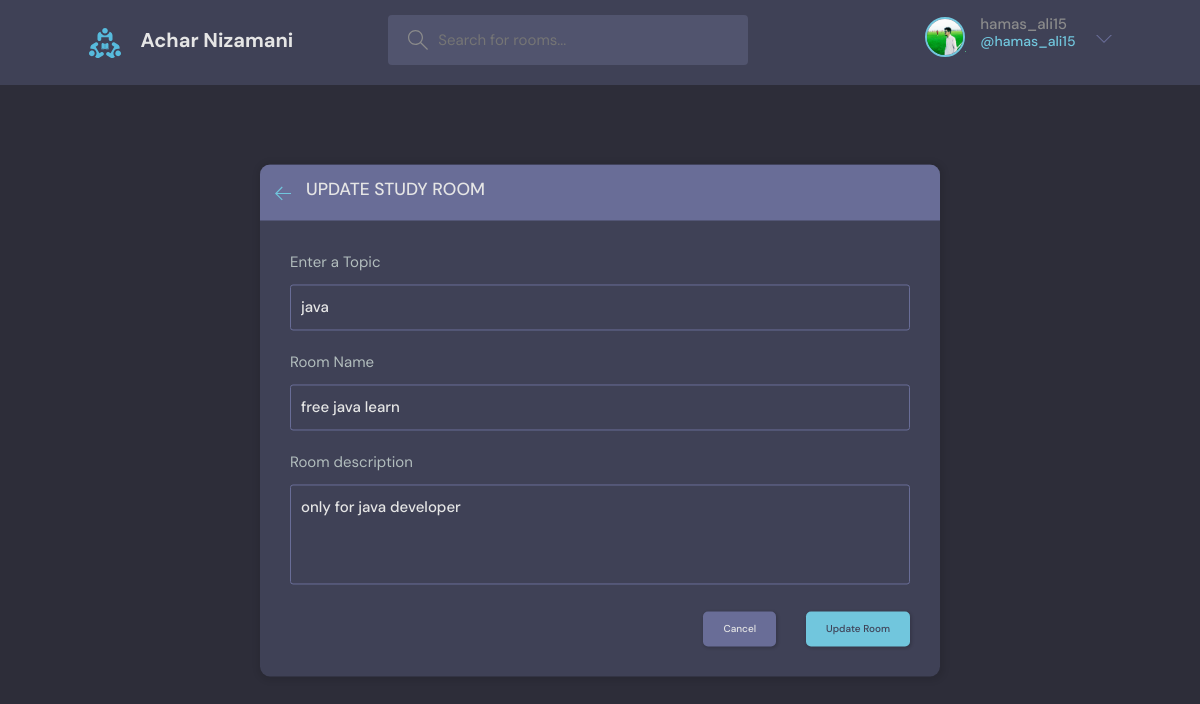
Screenshot of /Update-room/2/ (signed in) with the database file from the repository.
### base/models.py (models this page shows, shortened)
class User(AbstractUser):
    name=models.CharField(max_length=50 ,null=True)
    username=models.CharField(unique=True,max_length=50 ,null=True)
    email=models.EmailField(unique=True, null=True)
    bio=models.TextField(null=True)
    avtar=models.ImageField(null=True, default='avatar.svg')
    USERNAME_FIELD='email'
    REQUIRED_FIELDS=['username']

class Room(models.Model):
    host = models.ForeignKey(User, on_delete=models.SET_NULL, null=True)
    topic = models.ForeignKey(Topic, on_delete=models.SET_NULL, null=True)
    name = models.CharField(max_length=200)
    admin = models.CharField(max_length=200)
    description = models.TextField(null=True, blank=True)
    participents = models.ManyToManyField(User, related_name='participents', blank=True)
    updated = models.DateTimeField(auto_now=True)
    created = models.DateTimeField(auto_now_add=True)
    class Meta:
        ordering = ['-updated', '-created']

class Topic(models.Model):
    name=models.CharField(max_length=200)

### base/views.py (the view, shortened to what this page needs)
# urls.py: path('Update-room/<str:pk>/', views.Updateroom, name="Update-room"),
@login_required(login_url='login')
def Updateroom(request,pk):
    x="update"
    room=Room.objects.get(id=pk)
    topics=Topic.objects.all()
    form=RoomForm(instance=room)
    if request.user != room.host:
        return HttpResponse('sorry your are not allowed')
    context={'form':form,'topics' : topics,'room':room , 'page':x}
    return render(request, 'base/room_form.html',context)

### base/forms.py
class RoomForm(ModelForm):
    class Meta:
        model = Room
        fields = '__all__'
        exclude = ['host','admin']

### base/templates/base/room_form.html (shortened to what this page needs)
{% extends 'main_template.html' %}
{% block content %}
  <main class="create-room layout">
    <div class="container">
      <div class="layout__box">
        <div class="layout__boxHeader">
          <div class="layout__boxTitle">
            <a href="{% url 'home' %}">
              <svg version="1.1" xmlns="http://www.w3.org/2000/svg" width="32" height="32" viewBox="0 0 32 32">
                <title>arrow-left</title>
                <path
                  d="M13.723 2.286l-13.723 13.714 13.719 13.714 1.616-1.611-10.96-10.96h27.625v-2.286h-27.625l10.965-10.965-1.616-1.607z">
                </path>
              </svg>
            </a>
            {% if page == "update" %}
            <h3>Update  Study Room</h3>
            {% else %}
            <h3>Create Study Room</h3>
            {% endif %}
          </div>
        </div>
        <div class="layout__body">
          <form class="form" action=""  method="POST">
            <div class="form__group">
                <label for="room_name">Enter a Topic</label>
               <input type="text" required value="{{room.topic.name}}" name="topic" list="topic-list" >
            </div>
            <div class="form__group">
                <label for="room_name">Room Name</label>
               {{form.name}}
            </div>
            <div class="form__group">
              <label for="room_description">Room description</label>
             {{form.description}}
            </div>
            <div class="form__action">
              {% if page == "update" %}
              <a class="btn btn--dark" href="{% url 'room' room.id %}">Cancel</a>
              {% else %}
              <a class="btn btn--dark" href="{% url 'home' %}">Cancel</a>
              {% endif %}
              {% if page == "update" %}
              <button class="btn btn--main" type="submit">Update Room</button>
              {% else %}
              <button class="btn btn--main" type="submit">Create Room</button>
              {% endif %}
            </div>
          </form>
        </div>
      </div>
    </div>
  </main>
  {% endblock content %}

### templates/navbar.html (shortened to what this page needs)
   {% load static %}
    <header class="header header--loggedIn">
      <div class="container">
        <a href="{% url 'home' %}" class="header__logo">
          <img src="{% static 'images/logo.svg' %}" />
          <h1>Achar Nizamani</h1>
        </a>
        <form class="header__search" method="GET" action="{% url 'home' %}">
          <label>
            <input name="q" placeholder="Search for rooms..." />
          </label>
        </form>
        <nav class="header__menu">
          {% if request.user.is_authenticated %}
          <div class="header__user">
            <a href="{% url 'update_user' %}">
              <div class="avatar avatar--medium active">
                <img src="{{request.user.avtar.url}}" />
              </div>
              <p>{{request.user.username}} <span>@{{request.user.username}}</span></p>
            </a>
            <button class="dropdown-button">
              <svg version="1.1" xmlns="http://www.w3.org/2000/svg" width="32" height="32" viewBox="0 0 32 32">
                <title>chevron-down</title>
                <path d="M16 21l-13-13h-3l16 16 16-16h-3l-13 13z"></path>
              </svg>
            </button>
          </div>
          {% else %}
          <a href="{% url 'login' %}">
            <img src="{% static 'images/avatar.svg'  %}" />
            <p>Login</p>
          </a>
          {% endif %}
        </nav>
      </div>
    </header>

### rows the page displays
User: user.avtar (picture), user.username "hamas_ali15"
Room: topic "java", name "free java learn", description "only for java developer"
